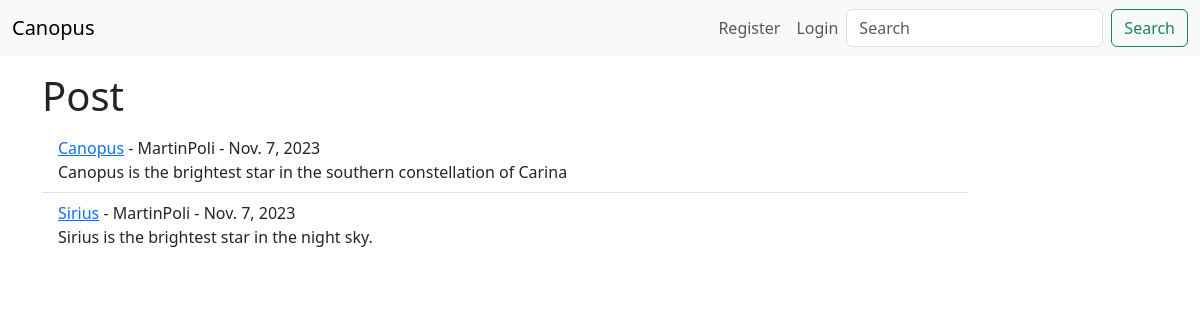
The page / on the database its author committed.
### stars/models.py (models this page shows, shortened)
class Post(models.Model):
    title = models.CharField(max_length=255)
    header_image = models.ImageField(null=True, blank=True, upload_to="images/")
    title_tag = models.CharField(max_length=255, default="My Awesome Blog")
    author = models.ForeignKey(User, on_delete=models.CASCADE)
    body = RichTextField(blank=True, null=True)
    post_date = models.DateField(auto_now_add=True)
    snippet = models.CharField(max_length=255)
    likes = models.ManyToManyField(User, related_name='blog_posts')

### stars/views.py (the view)
# urls.py: path('', HomeView.as_view(), name='home'),
class HomeView(ListView):
    model = Post
    template_name = 'stars/home.html'
    ordering = ['-post_date']

### stars/templates/stars/home.html (shortened to what this page needs)
{% extends 'stars/base.html' %}
{% block content %}
{% if object_list %}
<div class="row">
    <div class="col-lg-10">
        <h1>Post</h1>
        <ul class="list-group list-group-flush">
            {% for post in object_list %}
            <li class="list-group-item"><a href="{% url 'stars:article-detail' post.pk %}">{{ post.title }}</a>
                - {{ post.author.first_name }}{{ post.author.last_name }}
                - {{ post.post_date }}
                <br>
                {{ post.snippet }}
            </li>
            {% endfor %}
        </ul>
    </div>
</div>
{% endif %}
{% endblock %}

### rows shown on the page
Post: title "Canopus", author.first_name "Martin", author.last_name "Poli", post_date "Nov. 7, 2023", snippet "Canopus is the brightest star in the southern constellation of Carina"
Post: title "Sirius", author.first_name "Martin", author.last_name "Poli", post_date "Nov. 7, 2023", snippet "Sirius is the brightest star in the night sky."
